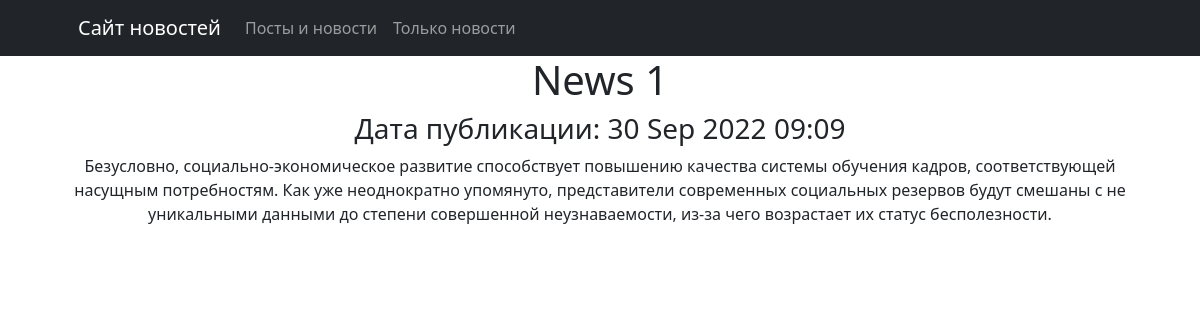
Screenshot of /post/news/3 with the database file from the repository.
### post/models.py (models this page shows, shortened)
class Post(models.Model):
    class PostType(models.TextChoices):
        ARTICLE = 'AR', _('Article')
        NEWS = 'NS', _('News')
    author = models.ForeignKey(Author, on_delete=models.CASCADE)
    post_type = models.CharField(
        max_length=2, choices=PostType.choices, default=PostType.NEWS)
    time = models.DateTimeField(auto_now=True)
    category = models.ManyToManyField(Category, through='PostCategory')
    title = models.CharField(max_length=255)
    text = models.TextField()
    rating = models.IntegerField(default=0)

### post/views.py (the view)
# urls.py: path('news/<int:pk>', NewsDetail.as_view()),
class NewsDetail(DetailView):
    model = Post
    template_name = 'news.html'
    context_object_name: str = 'news'
    queryset = Post.objects.filter(post_type='NS')

### post/censor/check_text.py (called while the page is built)
def return_clear_text(text: str, replace_symbol='*', forbidden_words=_forbidden_words):
    for w in forbidden_words:
        text = text.replace(w, replace_symbol * len(w))
    return text

### post/templatetags/custom_filters.py (called while the page is built)
@register.filter(name='censor')
def censor(value):
    return return_clear_text(str(value))

### templates/news.html (shortened to what this page needs)
{% extends 'default.html' %}
{% load custom_filters %}
{% block content %}
  <h1>{{ news.title|censor }}</h1>
  <h3>Дата публикации: {{ news.time|date:'d M Y h:m' }}</h3>
  <div class="container">{{ news.text|censor }}</div>
{% endblock %}

### rows the page displays
Post: title|censor "News 1", time "30 Sep 2022 09:09", text|censor "Безусловно, социально-экономическое развитие способствует повышению качества системы обучения кадров, соответствующей насущным потребностям. Как уже неоднократно упомянуто, представители современных социальных резервов будут смешаны с не уникальными данными до степени совершенной неузнаваемости, из-за чего возрастает их статус бесполезности."
